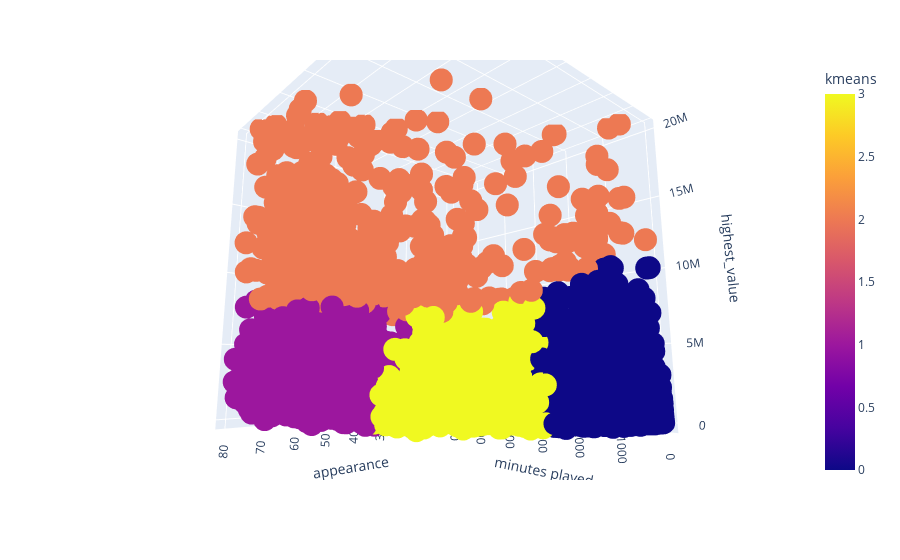

Source (notebook cell):
### Code cell
import plotly
import plotly.express as px

fig = px.scatter_3d(X, x='minutes played', y='appearance', z='highest_value',
              color='kmeans')
fig.show()

### Figure 1 — Plotly figure (JSON) as saved in the notebook; plotly's stock layout.template omitted (floating-point values rounded to 4 significant figures; data arrays with more than 128 entries replaced by an {"elided": "..."} marker saying what was removed)
{"data": [{"hovertemplate": "minutes played=%{x}<br>appearance=%{y}<br>highest_value=%{z}<br>kmeans=%{marker.color}<extra></extra>", "legendgroup": "", "marker": {"color": {"elided": "6342 int values"}, "coloraxis": "coloraxis", "symbol": "circle"}, "mode": "markers", "name": "", "scene": "scene", "showlegend": false, "type": "scatter3d", "x": {"elided": "6342 int values"}, "y": {"elided": "6342 int values"}, "z": {"elided": "6342 int values"}}], "layout": {"autosize": true, "coloraxis": {"colorbar": {"title": {"text": "kmeans"}}, "colorscale": [[0, "#0d0887"], [0.1111, "#46039f"], [0.2222, "#7201a8"], [0.3333, "#9c179e"], [0.4444, "#bd3786"], [0.5556, "#d8576b"], [0.6667, "#ed7953"], [0.7778, "#fb9f3a"], [0.8889, "#fdca26"], [1, "#f0f921"]]}, "legend": {"tracegroupgap": 0}, "margin": {"t": 60}, "scene": {"aspectmode": "auto", "aspectratio": {"x": 1, "y": 1, "z": 1}, "camera": {"center": {"x": 0, "y": 0, "z": 0}, "eye": {"x": -1.205, "y": 1.067, "z": -0.2936}, "projection": {"type": "perspective"}, "up": {"x": 0, "y": 0, "z": 1}}, "domain": {"x": [0, 1], "y": [0, 1]}, "xaxis": {"title": {"text": "minutes played"}, "type": "linear"}, "yaxis": {"title": {"text": "appearance"}, "type": "linear"}, "zaxis": {"title": {"text": "highest_value"}, "type": "linear"}}}}
